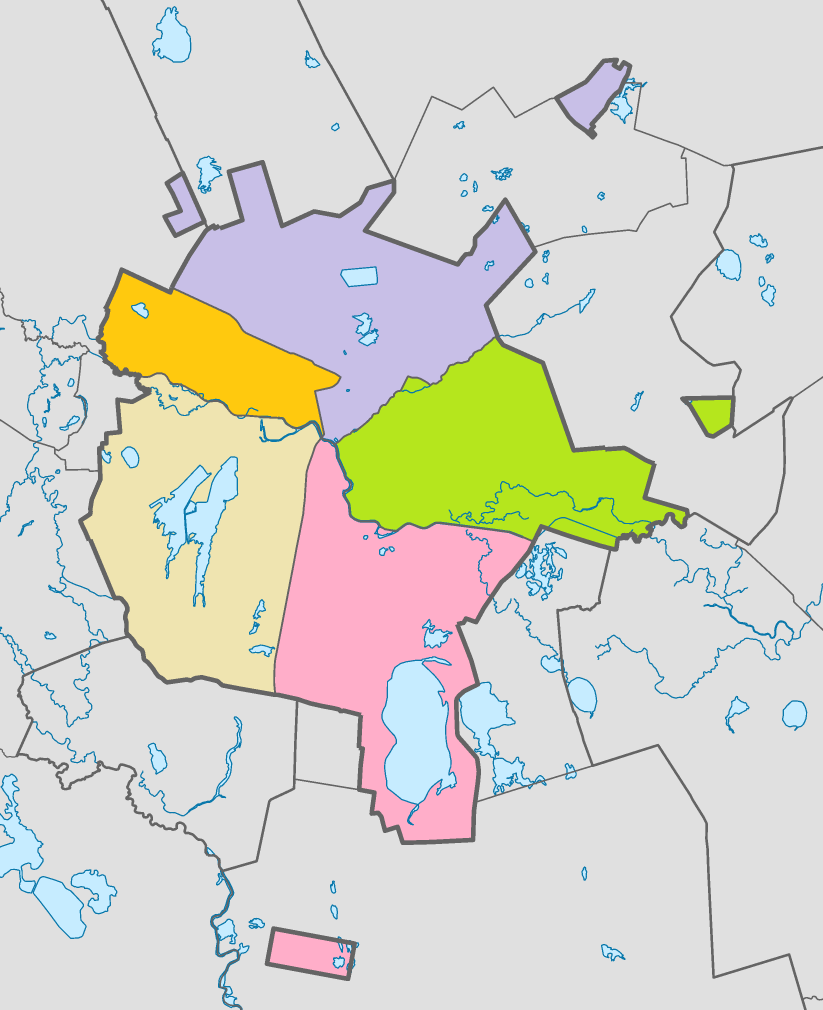
#> input picture data/geography/astana-districts-2023-source.png, 2469 x 3028 px (shown at 1/3 size)
$ python trace-district-map.py
#> lines starting #> are read from the running program, lines starting #| are printed output that depends on the picture
"""Reproduce the schematic SVG paths from the licensed 2023 raster.
Offline build-time utility: Python + Pillow (not an application dependency).
No geographic coordinates are inferred; source pixel aspect ratio is preserved.
"""
from PIL import Image
from collections import defaultdict
from pathlib import Path
import json, math, hashlib
ROOT = Path(__file__).resolve().parents[1]
SOURCE = ROOT / 'data/geography/astana-districts-2023-source.png'
im = Image.open(SOURCE).convert('RGB')
im.thumbnail((800, 1000), Image.Resampling.NEAREST)
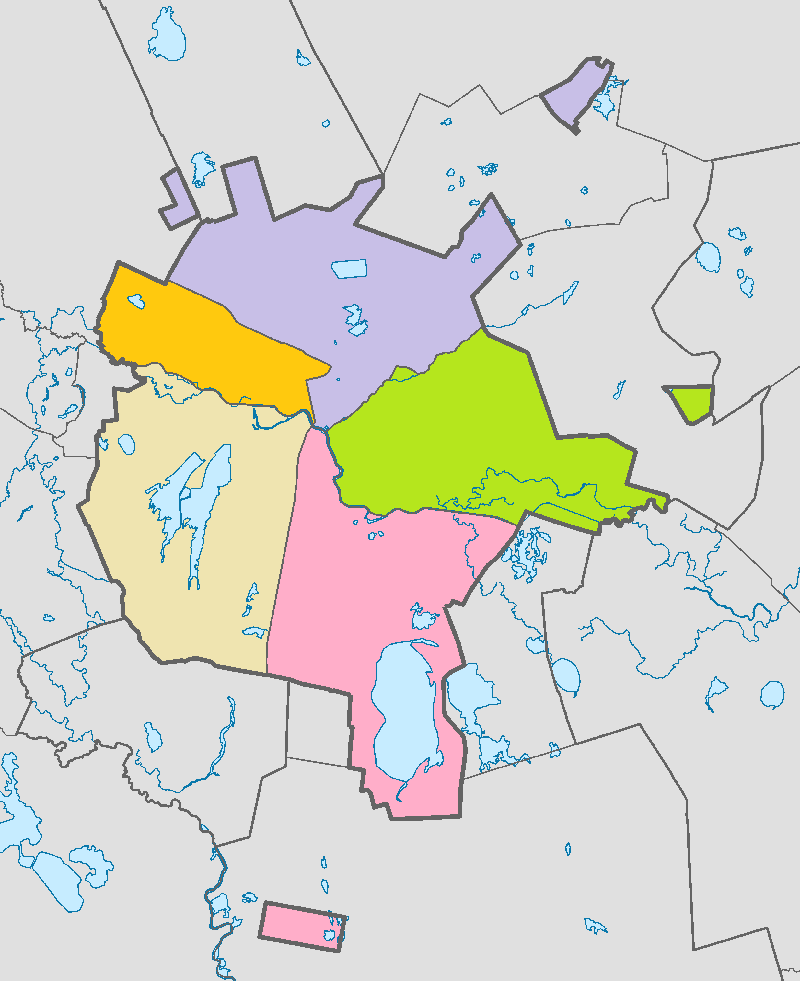
#> im: PIL image 800x981 RGB; mean R, G, B 214.9, 213.9, 202.8
w, h = im.size
#> w = 800; h = 981
pixels = im.load()
colors = {'saryarka': (255,201,14), 'almaty': (181,230,29), 'esil': (255,174,201), 'baikonur': (200,191,231), 'nura': (239,228,176)}

def rdp(points, tolerance=1.0):
    if len(points) < 3: return points
    ax, ay = points[0]; bx, by = points[-1]
    dx, dy = bx-ax, by-ay
    def distance(p):
        if dx == dy == 0: return math.hypot(p[0]-ax, p[1]-ay)
        return abs(dy*p[0]-dx*p[1]+bx*ay-by*ax)/math.hypot(dx,dy)
    index = max(range(1,len(points)-1), key=lambda i: distance(points[i]))
    if distance(points[index]) <= tolerance: return [points[0],points[-1]]
    return rdp(points[:index+1],tolerance)[:-1] + rdp(points[index:],tolerance)

def trace(color):
#> called with color = (255, 201, 14)
    mask = {(x,y) for y in range(h) for x in range(w) if pixels[x,y] == color}
#> mask = 16425 items
    edges = defaultdict(list)
    for x,y in sorted(mask):
        # Clockwise exterior, counterclockwise interior lake holes.
        if (x,y-1) not in mask: edges[(x,y)].append((x+1,y))
        if (x+1,y) not in mask: edges[(x+1,y)].append((x+1,y+1))
        if (x,y+1) not in mask: edges[(x+1,y+1)].append((x,y+1))
        if (x-1,y) not in mask: edges[(x,y+1)].append((x,y))
#> this loop made 16425 passes
#> (x, y) on passes 1 to 3: (98, 329), (99, 328), (99, 329)
    paths=[]
    while edges:
        start=min(edges); current=start; ring=[start]
        while True:
            following=edges[current].pop()
            if not edges[current]: del edges[current]
            ring.append(following);current=following
            if current==start: break
        area=sum(a[0]*b[1]-b[0]*a[1] for a,b in zip(ring,ring[1:]))/2
        if area < 100: continue # fill lake holes; discard tiny raster artifacts, keep detached districts
        pivot=len(ring)//2
        simplified=rdp(ring[:pivot+1])[:-1]+rdp(ring[pivot:])
        paths.append((area,'M'+' L'.join(f'{x} {y}' for x,y in simplified[:-1])+' Z'))
#> after the loop, paths = 1 item
    return ' '.join(p for _,p in sorted(paths,reverse=True))

# Digitized from the blue Yesil channel on the SAME 2023 source; minor bends omitted.
# Coordinates use the 800x981 source raster, not arbitrary decorative placement.
river = [(147,373),(163,379),(178,385),(199,388),(209,399),(223,404),(252,406),(255,425),(269,428),(281,424),(293,418),(304,413),(310,419),(315,430),(324,434),(328,450),(333,462),(334,468),(340,473),(340,479),(334,484),(338,492),(340,502),(351,507),(366,508),(373,515),(370,522),(384,519),(400,511)]
# Only the central, clearly identifiable river reach is shown; other watercourses omitted.
result = {'source': 'https://commons.wikimedia.org/wiki/File:Astana_districts_coloured_2023.png', 'sourceSha256':hashlib.sha256(SOURCE.read_bytes()).hexdigest(), 'period':'2023 (source revision 2023-01-07)', 'license':'CC-BY-SA-4.0', 'author':'Bogomolov.PL', 'viewBox':'-100 35 1000 930', 'districts':{k:trace(v) for k,v in colors.items()}, 'river':'M'+' L'.join(f'{x} {y}' for x,y in river)}
#> the loop in trace (call 2), `for x,y in sorted(mask):` made 37388 passes
#> (x, y) on passes 1 to 3: (328, 431), (328, 432), (328, 433)
(ROOT/'data/geography/astana-2023.json').write_text(json.dumps(result,ensure_ascii=False,indent=2)+'\n')
print('Traced five districts; detached components retained; equal x/y scale.')
